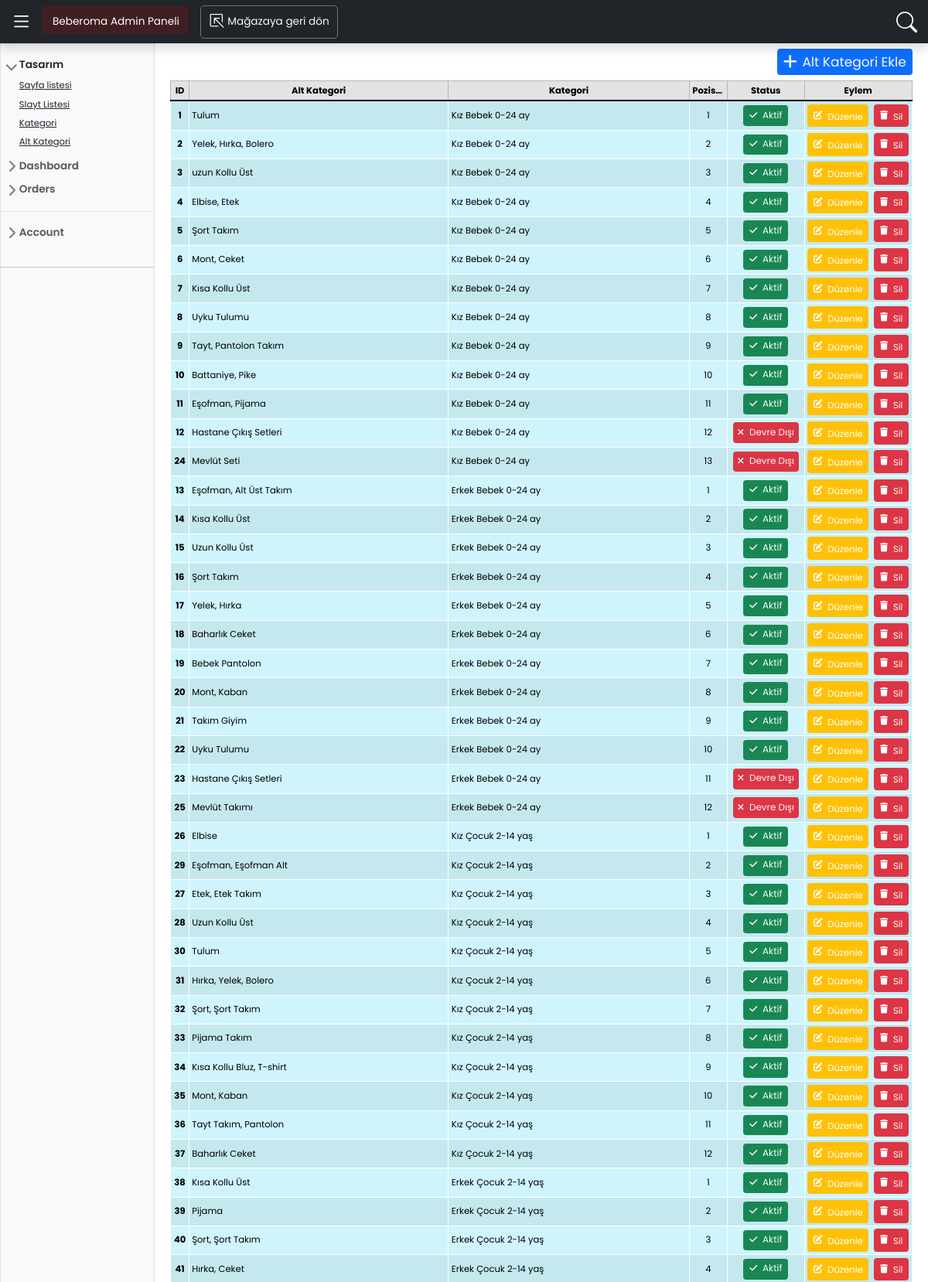
Screenshot of /admin_paneli/subcategory/ (upper part) with the database file from the repository.
### appProduct/models.py (models this page shows, shortened)
class SubCategory(models.Model):
    title = models.CharField(("Alt Kategori Adı "), max_length=50)
    top_category = models.ForeignKey("Category", verbose_name=(
        "Ana Kategori"), on_delete=models.CASCADE, default="-")
    slug = models.SlugField(("Slug"), max_length=200, null=True, blank=True)
    status = models.BooleanField("Aktif | Pasif", default=True)
    row_number = models.PositiveIntegerField(("Sıra "), default=1)
    created_at = models.DateTimeField(("Oluştuma Tarihi"), auto_now_add=True)
    updated_at = models.DateTimeField(("Güncelleme Tarihi"), auto_now=True)
    class Meta:
        verbose_name = "Alt Kategori"
        verbose_name_plural = "Alt Kategoriler"
        ordering = ('top_category__row_number', 'row_number')

class Category(models.Model):
    title = models.CharField(("Kategori Adı "), max_length=50)
    slug = models.SlugField(("Slug"), max_length=200, null=True, blank=True)
    cover_image = models.ImageField(
        ('Kategori Resmi '),
        upload_to='category',
        null=True,
        blank=True,)
    status = models.BooleanField("Aktif | Pasif", default=True)
    row_number = models.PositiveIntegerField(("Sıra "), default=1)
    created_at = models.DateTimeField(("Oluştuma Tarihi"), auto_now_add=True)
    updated_at = models.DateTimeField(("Güncelleme Tarihi"), auto_now=True)
    def __str__(self):
        return self.title
    class Meta:
        verbose_name = "Kategori"
        verbose_name_plural = "Kategoriler"
        ordering = ('row_number',)

### appAdmin/views.py (the view)
# urls.py: path('subcategory/', subcategory, name='subcategory'),
def subcategory(request):
    context = dict()
    context['page_title'] = "Alt Kategoriler"
    context['subcategory'] = SubCategory.objects.all().order_by(
        'top_category__row_number', 'row_number')
    return render(request, 'admin_paneli/subcategory.html', context)

### beberoma/context_processors.py (called while the page is built)
def nav_context(request):
    context = dict()
    context['categories'] = Category.objects.filter(status = True).order_by('row_number')
    context['subcategories'] = SubCategory.objects.filter(status = True).order_by('row_number')
    context['pages'] = Page.objects.filter(status="PSH").order_by('title')
    return context

### templates/admin_paneli/subcategory.html
{% extends 'admin_paneli/admin.html' %}
{% block content %}
<div class=" d-flex justify-content-end py-2">
    <a href="{% url 'subcategory_create' %}" class="btn btn-sm btn-primary text-light d-flex align-items-center">
        <i class="fas fa-plus me-2 fs-4"></i><span class="fs-5">Alt Kategori Ekle</span>
    </a>
</div>
<div class="d-flex flex-column">
    <table
        class="admin-table table table-info table-sm table-striped table-hover table-responsive table-bordered border-white">
        <thead class="table-header">
            <tr class="table-secondary text-center">
                <th scope="col" class="text-center" style="width: 20px;">ID</th>
                <th scope="col">Alt Kategori</th>
                <th scope="col">Kategori</th>
                <th scope="col" style="max-width: 20px; white-space: nowrap; overflow: hidden; text-overflow: ellipsis;">Pozisyon</th>
                <th scope="col" style="width: 100px;">Status</th>
                <th scope="col" style="width: 100px;">Eylem</th>
            </tr>
        </thead>
        <tbody class="table-group-divider">
            {% for item in subcategory %}
            <tr class="align-middle">
                <th scope="row" class="text-center">{{ item.pk }}</th>
                <td style="white-space: nowrap; overflow: hidden; text-overflow: ellipsis;">{{ item.title }}</td>
                <td class="text-nowrap">{{ item.top_category }}</td>
                <td class="text-center">{{ item.row_number }}</td>
                <td class="text-center">
                    {% if item.status == True %}
                    <a class="btn btn-success btn-sm text-light" title="Etkin"><i class="fas fa-check me-2"></i>Aktif</a>
                    {% else %}
                    <a class="btn btn-danger btn-sm text-light" style="padding-left: 5px; padding-right: 5px;" title="Devre Dışı"><i class="fas fa-xmark me-2"></i>Devre Dışı</a>
                    {% endif %}
                </td>
                <td class="text-center">
                    <div class="d-inline-flex gap-2 col-6 col-md-4 col-lg-4 mx-auto justify-content-center">
                        <a class="btn btn-sm btn-warning text-white d-flex justify-content-center " href="{% url 'subcategory_update' item.pk %}" role="button">
                            <i class="fas fa-edit me-md-2 align-self-center"></i>
                            <span class="d-none d-md-inline-block mt-1">Düzenle</span>
                        </a>
                        <a class="btn btn-sm btn-danger text-white d-flex justify-content-center align-items-center"
                            href="{% url 'subcategory_delete' item.pk %}" role="button">
                            <i class="fas fa-trash me-md-2 align-self-center"></i>
                            <span class="d-none d-md-inline-block mt-1">Sil</span>
                        </a>
                    </div>
                </td>
            </tr>
            {% endfor %}
        </tbody>
    </table>
</div>
{% endblock %}

### static/css/admin.css (style rules this page uses)
* { box-sizing: border-box; font-family: "Poppins", sans-serif; font-size: 0.85rem; }
* a { font-style: inherit !important; color: inherit !important; }

### rows the page displays
SubCategory: pk "1", title "Tulum", top_category "Kız Bebek 0-24 ay", row_number "1", status True (drawn)
SubCategory: pk "2", title "Yelek, Hırka, Bolero", top_category "Kız Bebek 0-24 ay", row_number "2", status True (drawn)
SubCategory: pk "3", title "uzun Kollu Üst", top_category "Kız Bebek 0-24 ay", row_number "3", status True (drawn)
SubCategory: pk "4", title "Elbise, Etek", top_category "Kız Bebek 0-24 ay", row_number "4", status True (drawn)
SubCategory: pk "5", title "Şort Takım", top_category "Kız Bebek 0-24 ay", row_number "5", status True (drawn)
SubCategory: pk "6", title "Mont, Ceket", top_category "Kız Bebek 0-24 ay", row_number "6", status True (drawn)
SubCategory: pk "7", title "Kısa Kollu Üst", top_category "Kız Bebek 0-24 ay", row_number "7", status True (drawn)
SubCategory: pk "8", title "Uyku Tulumu", top_category "Kız Bebek 0-24 ay", row_number "8", status True (drawn)
SubCategory: pk "9", title "Tayt, Pantolon Takım", top_category "Kız Bebek 0-24 ay", row_number "9", status True (drawn)
SubCategory: pk "10", title "Battaniye, Pike", top_category "Kız Bebek 0-24 ay", row_number "10", status True (drawn)
SubCategory: pk "11", title "Eşofman, Pijama", top_category "Kız Bebek 0-24 ay", row_number "11", status True (drawn)
SubCategory: pk "12", title "Hastane Çıkış Setleri", top_category "Kız Bebek 0-24 ay", row_number "12", status False (drawn)
SubCategory: pk "24", title "Mevlüt Seti", top_category "Kız Bebek 0-24 ay", row_number "13", status False (drawn)
SubCategory: pk "13", title "Eşofman, Alt Üst Takım", top_category "Erkek Bebek 0-24 ay", row_number "1", status True (drawn)
SubCategory: pk "14", title "Kısa Kollu Üst", top_category "Erkek Bebek 0-24 ay", row_number "2", status True (drawn)
SubCategory: pk "15", title "Uzun Kollu Üst", top_category "Erkek Bebek 0-24 ay", row_number "3", status True (drawn)
SubCategory: pk "16", title "Şort Takım", top_category "Erkek Bebek 0-24 ay", row_number "4", status True (drawn)
SubCategory: pk "17", title "Yelek, Hırka", top_category "Erkek Bebek 0-24 ay", row_number "5", status True (drawn)
SubCategory: pk "18", title "Baharlık Ceket", top_category "Erkek Bebek 0-24 ay", row_number "6", status True (drawn)
SubCategory: pk "19", title "Bebek Pantolon", top_category "Erkek Bebek 0-24 ay", row_number "7", status True (drawn)
SubCategory: pk "20", title "Mont, Kaban", top_category "Erkek Bebek 0-24 ay", row_number "8", status True (drawn)
SubCategory: pk "21", title "Takım Giyim", top_category "Erkek Bebek 0-24 ay", row_number "9", status True (drawn)
SubCategory: pk "22", title "Uyku Tulumu", top_category "Erkek Bebek 0-24 ay", row_number "10", status True (drawn)
SubCategory: pk "23", title "Hastane Çıkış Setleri", top_category "Erkek Bebek 0-24 ay", row_number "11", status False (drawn)
SubCategory: pk "25", title "Mevlüt Takımı", top_category "Erkek Bebek 0-24 ay", row_number "12", status False (drawn)
SubCategory: pk "26", title "Elbise", top_category "Kız Çocuk 2-14 yaş", row_number "1", status True (drawn)
SubCategory: pk "29", title "Eşofman, Eşofman Alt", top_category "Kız Çocuk 2-14 yaş", row_number "2", status True (drawn)
SubCategory: pk "27", title "Etek, Etek Takım", top_category "Kız Çocuk 2-14 yaş", row_number "3", status True (drawn)
SubCategory: pk "28", title "Uzun Kollu Üst", top_category "Kız Çocuk 2-14 yaş", row_number "4", status True (drawn)
SubCategory: pk "30", title "Tulum", top_category "Kız Çocuk 2-14 yaş", row_number "5", status True (drawn)
SubCategory: pk "31", title "Hırka, Yelek, Bolero", top_category "Kız Çocuk 2-14 yaş", row_number "6", status True (drawn)
SubCategory: pk "32", title "Şort, Şort Takım", top_category "Kız Çocuk 2-14 yaş", row_number "7", status True (drawn)
SubCategory: pk "33", title "Pijama Takım", top_category "Kız Çocuk 2-14 yaş", row_number "8", status True (drawn)
SubCategory: pk "34", title "Kısa Kollu Bluz, T-shirt", top_category "Kız Çocuk 2-14 yaş", row_number "9", status True (drawn)
SubCategory: pk "35", title "Mont, Kaban", top_category "Kız Çocuk 2-14 yaş", row_number "10", status True (drawn)
SubCategory: pk "36", title "Tayt Takım, Pantolon", top_category "Kız Çocuk 2-14 yaş", row_number "11", status True (drawn)
SubCategory: pk "37", title "Baharlık Ceket", top_category "Kız Çocuk 2-14 yaş", row_number "12", status True (drawn)
SubCategory: pk "38", title "Kısa Kollu Üst", top_category "Erkek Çocuk 2-14 yaş", row_number "1", status True (drawn)
SubCategory: pk "39", title "Pijama", top_category "Erkek Çocuk 2-14 yaş", row_number "2", status True (drawn)
SubCategory: pk "40", title "Şort, Şort Takım", top_category "Erkek Çocuk 2-14 yaş", row_number "3", status True (drawn)
SubCategory: pk "41", title "Hırka, Ceket", top_category "Erkek Çocuk 2-14 yaş", row_number "4", status True (drawn)
